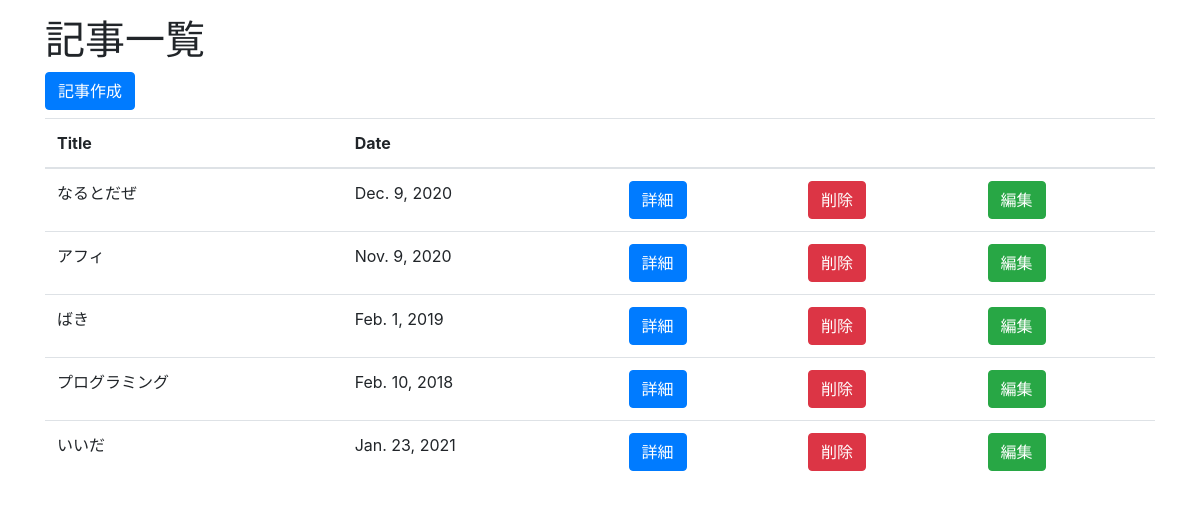
Screenshot of /crud_pra/articles with the database file from the repository.
### crud_pra/models.py (models this page shows, shortened)
class Article(models.Model):
  title = models.CharField(max_length=10)
  content = models.TextField()
  pub_date = models.DateField()

### crud_pra/views.py (the view)
# urls.py: path('/articles', views.index, name='index'),
def index(request):
  data = Article.objects.all()
  params = {
    'data':data
  }
  return render(request, 'crud_pra/index.html', params)

### crud_pra/templates/crud_pra/index.html (shortened to what this page needs)
{% extends 'crud_pra/layouts.html' %}
{% block content %}
  <div class="container  mt-2">
    <h1>記事一覧</h1>
    <a href="{% url 'create' %}" class="btn btn-primary mb-2">記事作成</a>
    <table class="table">
      <thead>
        <tr>
          <th>Title</th>
          <th>Date</th>
          <th></th>
          <th></th>
          <th></th>
        </tr>
      </thead>
      <tbody>
        {% for item in data %}
        <tr>
          <td>{{item.title}}</td>
          <td>{{item.pub_date}}</td>
          <td><a href="{% url 'show' item.id %}" class="btn btn-primary">詳細</a></td>
          <td><a href="{% url 'delete' item.id %}" class="btn btn-danger">削除</a></td>
          <td><a href="{% url 'edit' item.id%}" class="btn btn-success">編集</a></td>
        </tr>
        {% endfor %}
      </tbody>
    </table>
  </div>
{% endblock %}

### rows the page displays
Article: title "なるとだぜ", pub_date "Dec. 9, 2020"
Article: title "アフィ", pub_date "Nov. 9, 2020"
Article: title "ばき", pub_date "Feb. 1, 2019"
Article: title "プログラミング", pub_date "Feb. 10, 2018"
Article: title "いいだ", pub_date "Jan. 23, 2021"
